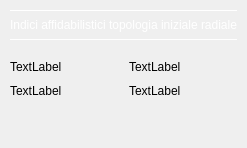
         <widget class="QWidget" name="onr2sxWgt" native="true">
          <layout class="QVBoxLayout" name="onr2sxVBL">
           <property name="spacing">
            <number>20</number>
           </property>
           <property name="leftMargin">
            <number>10</number>
           </property>
           <property name="topMargin">
            <number>10</number>
           </property>
           <property name="rightMargin">
            <number>10</number>
           </property>
           <property name="bottomMargin">
            <number>10</number>
           </property>
           <item>
            <widget class="QLabel" name="onr2sxTitleLbl">
             <property name="minimumSize">
              <size>
               <width>0</width>
               <height>30</height>
              </size>
             </property>
             <property name="maximumSize">
              <size>
               <width>16777215</width>
               <height>30</height>
              </size>
             </property>
             <property name="sizeIncrement">
              <size>
               <width>0</width>
               <height>30</height>
              </size>
             </property>
             <property name="styleSheet">
              <string notr="true">font: 75 14pt &quot;MS Shell Dlg 2&quot;;
color: rgb(255, 255, 255);
border-top: 1px solid rgb(255, 255, 255);
border-bottom: 1px solid rgb(255, 255, 255);</string>
             </property>
             <property name="text">
              <string>Indici affidabilistici topologia iniziale radiale</string>
             </property>
             <property name="alignment">
              <set>Qt::AlignCenter</set>
             </property>
            </widget>
           </item>
           <item>
            <widget class="QWidget" name="onr2sxFigWgt" native="true">
             <layout class="QGridLayout" name="onr2sxFigGL">
              <property name="leftMargin">
               <number>0</number>
              </property>
              <property name="topMargin">
               <number>0</number>
              </property>
              <property name="rightMargin">
               <number>0</number>
              </property>
              <property name="bottomMargin">
               <number>0</number>
              </property>
              <property name="spacing">
               <number>10</number>
              </property>
              <item row="0" column="0">
               <widget class="QLabel" name="onr2Fig1Lbl">
                <property name="text">
                 <string>TextLabel</string>
                </property>
               </widget>
              </item>
              <item row="0" column="1">
               <widget class="QLabel" name="onr2Fig2Lbl">
                <property name="text">
                 <string>TextLabel</string>
                </property>
               </widget>
              </item>
              <item row="1" column="0">
               <widget class="QLabel" name="onr2Fig3Lbl">
                <property name="text">
                 <string>TextLabel</string>
                </property>
               </widget>
              </item>
              <item row="1" column="1">
               <widget class="QLabel" name="onr2Fig4Lbl">
                <property name="text">
                 <string>TextLabel</string>
                </property>
               </widget>
              </item>
             </layout>
            </widget>
           </item>
           <item>
            <spacer name="onr2sxSpc">
             <property name="orientation">
              <enum>Qt::Vertical</enum>
             </property>
             <property name="sizeHint" stdset="0">
              <size>
               <width>20</width>
               <height>40</height>
              </size>
             </property>
            </spacer>
           </item>
          </layout>
         </widget>
